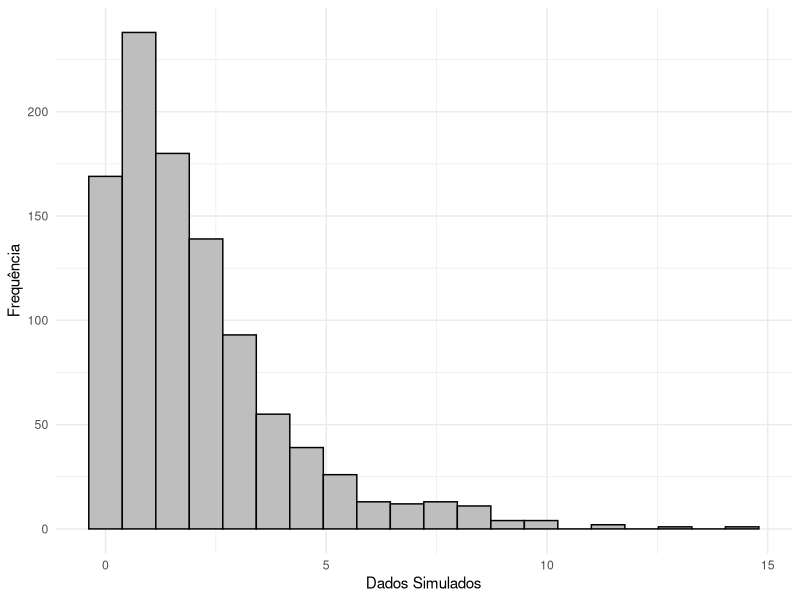

This figure's R source:
## ---- chunk 1
# -------------
# [1] Simulação
# -------------

# Lambda verdadeiro
lambda <- 0.5

# Definindo semente para reprodutibilidade
set.seed(123)

# Definindo o tamanho da amostra
n <- 1000

# Simulando
survival_times <- rexp(n, rate = lambda)
## ---- chunk 2
#| fig-cap: "Histograma dos dados simulados a partir de uma Distribuição Exponecial."
#| label: fig-histExp
#| fig-cap-location: top

# -------------------------
# [2] Visualização do dados
# -------------------------

library(ggplot2)

df <- data.frame(TIME = survival_times)

ggplot(data = df, aes(x = TIME)) +
  geom_histogram(bins = 20, fill = "gray", color = "black") +
  labs(x = "Dados Simulados", y = "Frequência") +
  theme_minimal()
